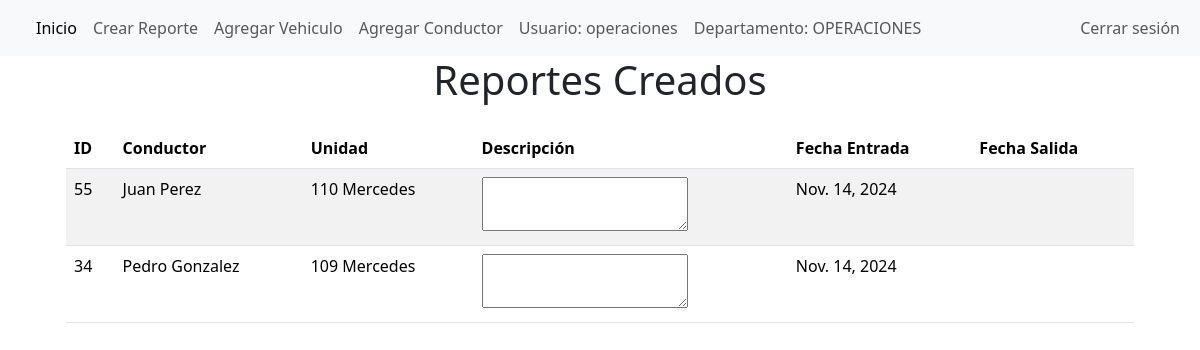
The app's page /home_operaciones/ (signed in) with its own data.
### reporte_operaciones/models.py (models this page shows, shortened)
class UsuarioAutocar(AbstractUser):
    departamento = models.CharField(
        max_length=20,
        choices=Departamento.choices()
    )
    especialidad = models.CharField(
        max_length=20,
        choices=Especialidad.choices(),
        blank=True,
        null=True
    )

class ReporteEntrada(models.Model):
    id_reporte = models.AutoField(primary_key=True)
    conductor = models.ForeignKey('Conductor', on_delete=models.DO_NOTHING)
    reporte_usuario = models.ForeignKey('UsuarioAutocar',on_delete=models.DO_NOTHING)
    fecha_entrada = models.DateField(auto_now_add=True)
    fecha_terminado = models.DateField(null=True, blank=True, default=None)
    unidad = models.ForeignKey('Vehiculos', on_delete=models.DO_NOTHING)
    descripción_incidente = models.TextField(max_length=255)
    kilometraje_nuevo = models.IntegerField()

class Conductor(models.Model):
    id_conductor = models.AutoField(primary_key=True)
    nombre_conductor = models.CharField(max_length=20)
    apellido_conductor = models.CharField(max_length=20)
    def __str__(self):
        return f"{self.nombre_conductor} {self.apellido_conductor} "

class Vehiculos(models.Model):
    id_vehiculo = models.AutoField(primary_key=True)  # Corrigiendo el error con primary_key
    numero_unidad = models.CharField(max_length=30)  # Agregar max_length
    modelo_unidad = models.CharField(max_length=30)
    año_unidad = models.CharField(max_length=30)
    zona_unidad = models.CharField(
        max_length=20,
        choices=ZonaVehiculos.choices()
    )
    kilometraje = models.IntegerField()
    def __str__(self):
        return f"{self.numero_unidad} {self.modelo_unidad}"

### reporte_operaciones/views.py (the view)
# urls.py: path('home_operaciones/',views.home_operaciones, name='home_operaciones'),
@login_required
def home_operaciones(request):
    id_usuario = request.user.id
    reportes_entrada = ReporteEntrada.objects.filter(reporte_usuario = id_usuario).order_by('-id_reporte')
    reportes = reportes_entrada.filter(fecha_terminado__isnull=True)
    return render(request,'reporte_operaciones/home_operaciones.html',{'reportes': reportes})

### reporte_operaciones/context_processors.py (called while the page is built)
def user_info(request):
    if request.user.is_authenticated:
        return {
            'departamento_usuario': request.user.departamento,  # Asumiendo que tienes un campo departamento en tu modelo de usuario.
            'usuario_logueado': request.user.username
        }
    return {}

### reporte_operaciones/templates/reporte_operaciones/home_operaciones.html (shortened to what this page needs)
{%extends "reporte_operaciones/base_template.html"%}
{%block navbar %}
<a class="nav-link active" aria-current="page" href="/home_operaciones/">Inicio</a>
<a class="nav-link" href="/crear_reporte/">Crear Reporte</a>
<a class="nav-link" href="/agregar_vehiculo/">Agregar Vehiculo</a>
<a class="nav-link" href="/agregar_conductor/">Agregar Conductor</a>
<a class="nav-link">Usuario: {{usuario_logueado}}</a>
<a class="nav-link">Departamento: {{departamento_usuario}}</a>
{%endblock%}
{% block contenido %}
<div class="contain text-center">
    <h1>Reportes Creados</h1>
</div>
<div class="container">
    <div class="m-4 d-flex justify-content-center align-items-center">
        <table class ="table table-striped">
            <thead>
                <tr>
                    <th>ID</th>
                    <th>Conductor</th>
                    <th>Unidad</th>
                    <th>Descripción</th>
                    <th>Fecha Entrada</th>
                    <th>Fecha Salida</th>
                </tr>
            </thead>
            <tbody>
                {% for reporte in reportes %}
                <tr >
                    <td>{{reporte.id_reporte}}</td>
                    <td>{{reporte.conductor}}</td>
                    <td>{{reporte.unidad}}</td>
                    <td><textarea maxlength="30">{{ reporte.descripcion_incidente }}</textarea></td>
                    <td>{{reporte.fecha_entrada}}</td>
                    <td>{{reporte.fechas_terminado}}</td>
                </tr>
                {% empty %}
                <tr>
                    <td colspan="12">No hay reportes disponibles.</td>
                </tr>
                {% endfor %}
            </tbody>
        </table>
    </div>
</div>
{%endblock%}

### records on screen
UsuarioAutocar: username "operaciones", departamento "OPERACIONES"
ReporteEntrada: id_reporte "55", conductor "Juan Perez", unidad "110 Mercedes", fecha_entrada "Nov. 14, 2024"
ReporteEntrada: id_reporte "34", conductor "Pedro Gonzalez", unidad "109 Mercedes", fecha_entrada "Nov. 14, 2024"
